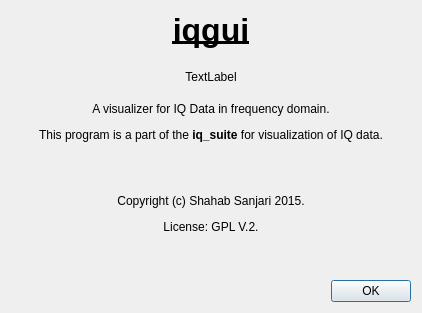
<?xml version="1.0" encoding="UTF-8"?>
<ui version="4.0">
 <class>AbooutDialog</class>
 <widget class="QDialog" name="AbooutDialog">
  <property name="geometry">
   <rect>
    <x>0</x>
    <y>0</y>
    <width>422</width>
    <height>313</height>
   </rect>
  </property>
  <property name="windowTitle">
   <string>Dialog</string>
  </property>
  <layout class="QVBoxLayout" name="verticalLayout">
   <item>
    <widget class="QLabel" name="labelTitle">
     <property name="text">
      <string>&lt;html&gt;&lt;head/&gt;&lt;body&gt;&lt;p align=&quot;center&quot;&gt;&lt;span style=&quot; font-size:24pt; font-weight:600; text-decoration: underline;&quot;&gt;iqgui&lt;/span&gt;&lt;/p&gt;&lt;/body&gt;&lt;/html&gt;</string>
     </property>
    </widget>
   </item>
   <item>
    <widget class="QLabel" name="labelVersion">
     <property name="text">
      <string>TextLabel</string>
     </property>
     <property name="alignment">
      <set>Qt::AlignCenter</set>
     </property>
    </widget>
   </item>
   <item>
    <widget class="QLabel" name="labelDescription">
     <property name="text">
      <string>&lt;html&gt;&lt;head/&gt;&lt;body&gt;&lt;p align=&quot;center&quot;&gt;A visualizer for IQ Data in frequency domain.&lt;/p&gt;&lt;p align=&quot;center&quot;&gt;This program is a part of the &lt;span style=&quot; font-weight:600;&quot;&gt;iq_suite&lt;/span&gt; for visualization of IQ data.&lt;/p&gt;&lt;p align=&quot;center&quot;&gt;&lt;br/&gt;&lt;/p&gt;&lt;p align=&quot;center&quot;&gt;Copyright (c) Shahab Sanjari 2015.&lt;/p&gt;&lt;p align=&quot;center&quot;&gt;License: GPL V.2.&lt;/p&gt;&lt;p align=&quot;center&quot;&gt;&lt;br/&gt;&lt;/p&gt;&lt;/body&gt;&lt;/html&gt;</string>
     </property>
    </widget>
   </item>
   <item>
    <layout class="QHBoxLayout" name="horizontalLayout">
     <item>
      <spacer name="horizontalSpacer">
       <property name="orientation">
        <enum>Qt::Horizontal</enum>
       </property>
       <property name="sizeHint" stdset="0">
        <size>
         <width>40</width>
         <height>20</height>
        </size>
       </property>
      </spacer>
     </item>
     <item>
      <widget class="QPushButton" name="pushButton_ok">
       <property name="text">
        <string>OK</string>
       </property>
      </widget>
     </item>
    </layout>
   </item>
  </layout>
 </widget>
 <resources/>
 <connections>
  <connection>
   <sender>pushButton_ok</sender>
   <signal>pressed()</signal>
   <receiver>AbooutDialog</receiver>
   <slot>close()</slot>
   <hints>
    <hint type="sourcelabel">
     <x>210</x>
     <y>282</y>
    </hint>
    <hint type="destinationlabel">
     <x>210</x>
     <y>151</y>
    </hint>
   </hints>
  </connection>
 </connections>
</ui>
